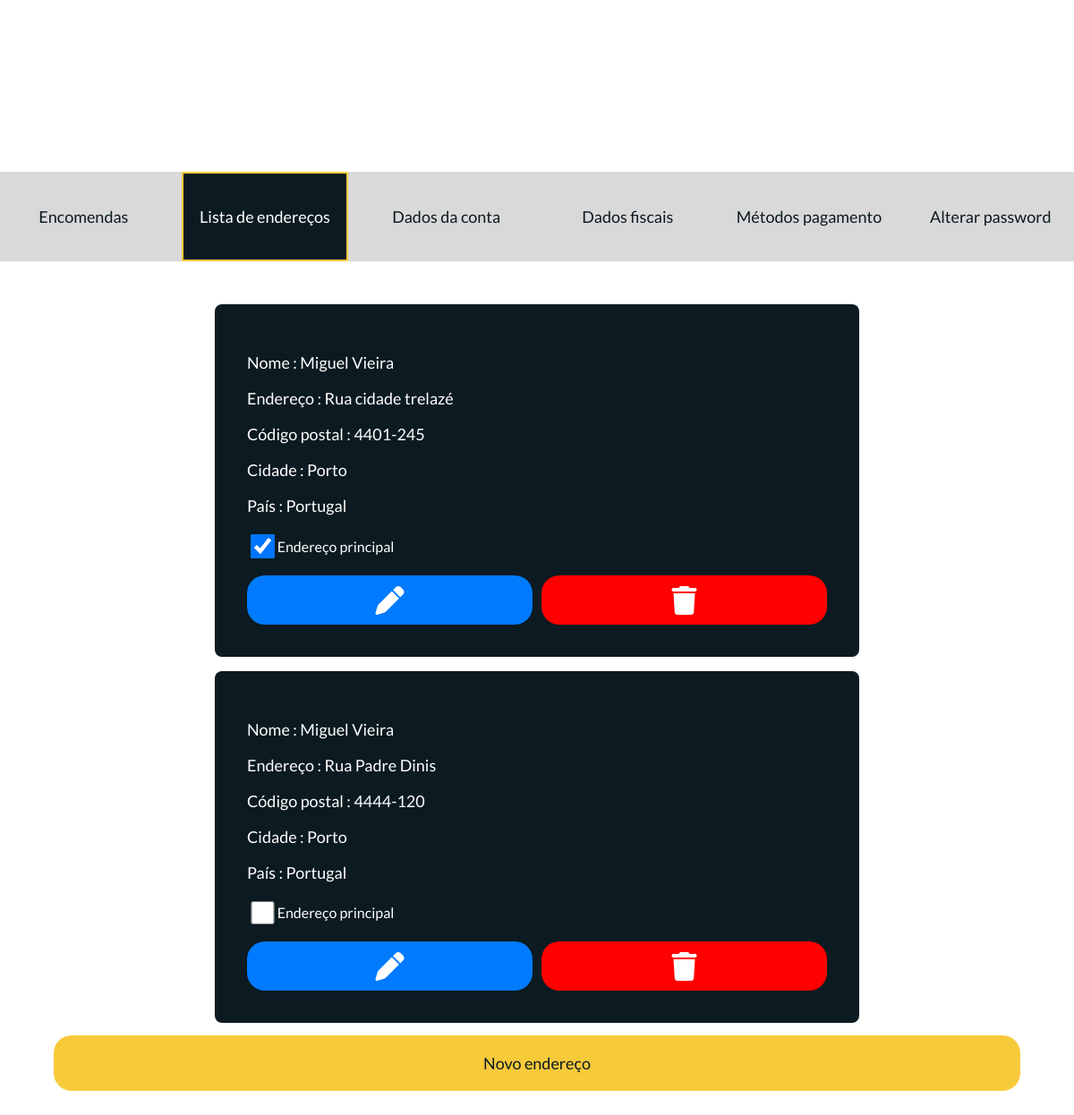
Page /php/listaEnderecos.php (signed in) on the committed database.
### tables this page shows
CREATE TABLE `enderecos` (
  `enderecoID` int(11) NOT NULL,
  `endereco` varchar(255) NOT NULL,
  `pais` varchar(100) NOT NULL,
  `utilizadorID` int(11) NOT NULL,
  `codigoPostal` varchar(20) NOT NULL,
  `cidade` varchar(100) NOT NULL,
  `predefinido` tinyint(1) NOT NULL DEFAULT 0
);

### php/listaEnderecos.php (the view, shortened to what this page needs)
<?php
include 'conexaobd.php';
$utilizadorID = $_SESSION['utilizadorID'];
$nomeUtilizador = $_SESSION['nome'];
$apelidoUtilizador = $_SESSION['apelido'];
$sql = "SELECT * FROM enderecos WHERE utilizadorID = ?";
$stmt = mysqli_prepare($conn, $sql);
mysqli_stmt_bind_param($stmt, "i", $utilizadorID);
mysqli_stmt_execute($stmt);
$result = mysqli_stmt_get_result($stmt);
$enderecos = mysqli_fetch_all($result, MYSQLI_ASSOC);
?>
<!DOCTYPE html>
<html lang="pt">
<head>
    <link rel="stylesheet" href="../css/header.css">
    <link rel="stylesheet" href="../css/regrasEstilo.css">
    <link rel="stylesheet" href="../css/footerMobile.css">
    <link rel="stylesheet" href="../css/headerDesktop.css">
    <link rel="stylesheet" href="../css/footerDesktop.css">
    <link rel="stylesheet" href="../css/listaEnderecos.css">
</head>
<body>
<main>
        <div class="background1">
        <div class="divs" id="encomendasDesktop"><a class="linksAdmin" href="encomendasDesktop.php" title="Ver minhas encomendas"><p>Encomendas</p></a></div>
        <div class="divs" id="enderecosUser"><a class="linksAdmin" href="listaEnderecos.php" title="Gerir lista de endereços"><p>Lista de endereços</p></a></div>
        <div class="divs" id="dadosUser"><a class="linksAdmin" href="gerirDadosContaDesktop.php" title="Gerir dados da conta"><p>Dados da conta</p></a></div>
        <div class="divs" id="dadosFiscais"><a class="linksAdmin" href="dadosFiscais.php" title="Gerir dados fiscais"><p>Dados fiscais</p></a></div>
        <div class="divs" id="metodosPagamento"><a class="linksAdmin" href="metodosPagamento.php" title="Gerir meus métodos Pagamento"><p>Métodos pagamento</p></a></div>
        <div class="divs" id="alterarPassword"><a class="linksAdmin" href="alterarPassword.php" title="Alterar password"><p>Alterar password</p></a></div>
    </div>
    <?php if (empty($enderecos)) : ?>
        <h3 id="alignTitulo">Não foram encontrados endereços cadastrados para este utilizador.</h3>
    <?php else : ?>
        <?php foreach ($enderecos as $endereco) : ?>
                <div id="background">
                    <div id="infoEndereco">
                        <div><p>Nome : <?php echo $nomeUtilizador.' '.$apelidoUtilizador ?></p></div>
                        <div><p>Endereço : <?php echo $endereco['endereco'] ?></p></div>
                        <div><p>Código postal : <?php echo $endereco['codigoPostal'] ?></p></div>
                        <div><p>Cidade : <?php echo $endereco['cidade'] ?></p></div>
                        <div><p>País : <?php echo $endereco['pais'] ?></p></div>
                        <form method="post" id="enderecoPrincipal_<?php echo $endereco['enderecoID']; ?>">
                            <div class="flexboxCheckbox">
                                <input class="checkbox" id="checkBoxEnderecoPrincipal_<?php echo $endereco['enderecoID']; ?>" type="checkbox" name="enderecoPrincipal" <?php echo ($endereco['predefinido'] == 1) ? 'checked' : ''; ?>>
                                <label for="checkBoxEnderecoPrincipal_<?php echo $endereco['enderecoID']; ?>">Endereço principal</label>
                            </div>
                        </form>
                        <div id="flexBtns">
                            <div class="divsFlexBtn">
                                <a id="linkEditar" href="novoEndereco.php?enderecoID=<?php echo $endereco['enderecoID']; ?>" title="Editar endereço">
                                    <button id="btnEditar" type="button"><i class="fa-solid fa-pen"></i></button>
                                </a>
                            </div>
                            <form method="post" action="removerEndereco.php">
                                <div class="divsFlexBtn">
                                    <button id="btnRemover" type="submit"><i class="fa-solid fa-trash"></i></button>
                                </div>
                            </form>
                        </div>
                    </div>
                </div>
        <?php endforeach; ?>
    <?php endif; ?>
    <a id="linkNovoEndereco" href="novoEndereco.php" title="Adicionar novo endereço"><button id="btnNovoEndereco" type="button"><p>Novo endereço</p></button></a>
</main>
</body>
</html>

### css/regrasEstilo.css (style rules this page uses)
body { margin: 0; }
* { font-family: 'lato',sans-serif; }
:root { --amarelo:#F7CA3A; --azulEscuro:#0C1A21; --branco:#FFFFFF; --cinzaClaro:#D9D9D9; --azulClaro:#43545C; }

### css/listaEnderecos.css (style rules this page uses)
* { box-sizing: border-box; }
body { margin: 0; padding: 0; }
main { padding-top: 5em; width: 90%; margin: auto; display: block; }
.background1 { display: none; }
#linkNovoEndereco, #btnNovoEndereco { width: 100%; }
#btnNovoEndereco { border: 1px solid transparent; border-radius: 20px; color: #0C1A21; background-color: #F7CA3A; cursor: pointer; transition: background-color 0.3s; margin-top: 1em; margin-bottom: 3em; }
#background { background-color: #0C1A21; border-radius: 8px; margin-bottom: 1em; }
#infoEndereco { width: 90%; display: block; margin: auto; padding-top: 5%; padding-bottom: 5%; color:#FFFFFF ; }
.checkbox { width: 2em; height: 2em; }
.flexboxCheckbox { display: flex; align-items: center; margin-bottom: 1em; }
#flexBtns { display: grid; grid-template-columns: 1fr 1fr; gap: 10px; }
.divsFlexBtn { width: 100%; }
#btnEditar, #btnRemover { background-color: #007BFF; color: white; border: none; border-radius: 20px; width: 100%; cursor: pointer; transition: background-color 0.3s; font-size: 2em; padding: 8px; }
#btnRemover { background-color: red; }
@media (min-width:768px) { main { padding-top: 12em; width: 100%; } }
@media (min-width:768px) { .background1 { background-color: #D9D9D9; display: flex; flex-direction: row; color: #FFFFFF; justify-content: space-between; width: 100%; gap: 1em; margin-bottom: 3em; } }
@media (min-width:768px) { .divs { flex: 1; height: 100px; position: relative; display: flex; align-items: center; justify-content: center; transition: background-color 0.3s; } }
@media (min-width:768px) { .linksAdmin { text-decoration: none; text-align: center; color: #0C1A21; width: 100%; height: 100%; display: flex; align-items: center; justify-content: center; } }
@media (min-width:768px) { #enderecosUser { background-color: #0C1A21; } }
@media (min-width:768px) { #enderecosUser .linksAdmin { color: #FFFFFF; border: 2px solid #F7CA3A; } }
@media (min-width:768px) { #linkNovoEndereco { width: 90%; display: block; margin: auto; } }
@media (min-width:768px) { #background { width: 60%; display: block; margin: auto; margin-top: 1em; } }

### rows in the picture
enderecos: endereco "Rua cidade trelazé", codigoPostal "4401-245", cidade "Porto", pais "Portugal", predefinido "☑"
enderecos: endereco "Rua Padre Dinis", codigoPostal "4444-120", cidade "Porto", pais "Portugal"
